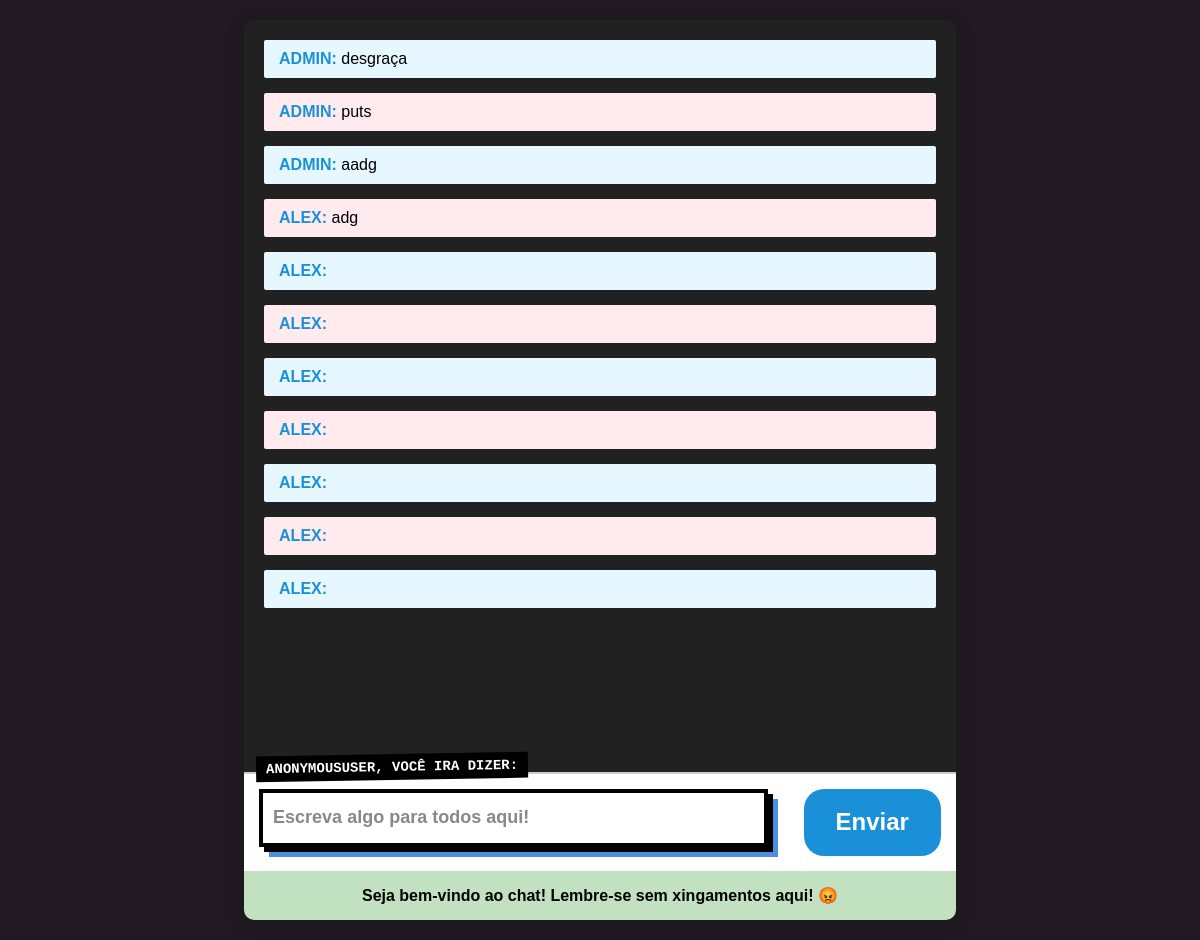
The app's page /chat/, older data.
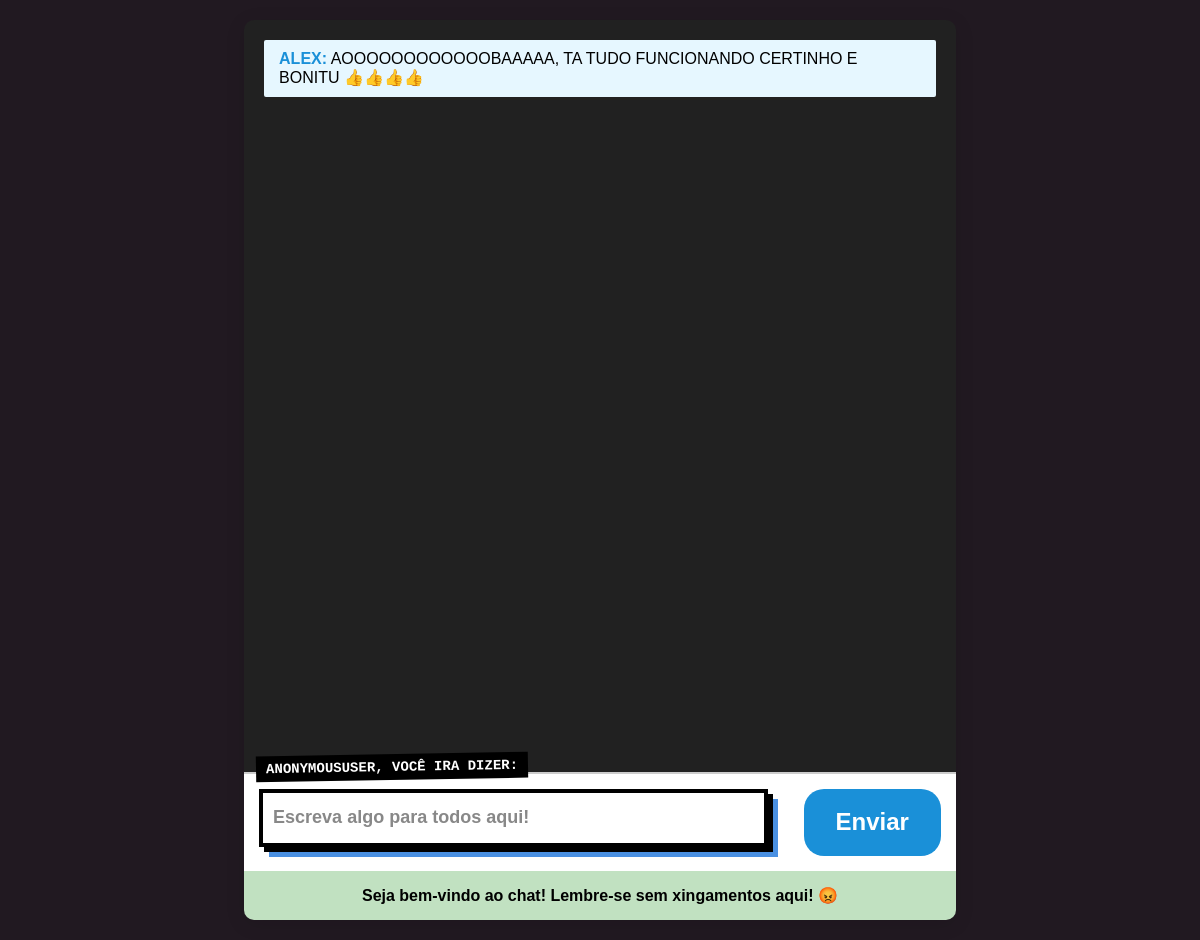
The same page, newer data.
### chat/models.py (models this page shows, shortened)
class Message(models.Model):
    content = models.TextField()
    created_at = models.DateTimeField(auto_now_add=True )
    user = models.ForeignKey(User, on_delete=models.CASCADE)  # Adicione este campo
    class Meta:
        ordering = ['created_at']  # Ordenação em ordem crescente (ASC)

### chat/views.py (the view)
# urls.py: path('', views.index, name='index'),
def index(request):
    messages = Message.objects.all().order_by('created_at')
    return render(request, 'chat/index.html', {'messages': messages})

### chat/templates/chat/index.html (shortened to what this page needs)
<!DOCTYPE html>
<html lang="pt-BR">
<head>
    <link rel="stylesheet" href="">
</head>
<body>
    <div id="geral">
        <div id="chat">
            {% for message in messages %}
            <div class="message">
                <strong>{{ message.user.username|upper }}:</strong> {{ message.content }}
            </div>
            {% endfor %}
        </div>
        <div id="barra-input">
            <div class="brutalist-container">
                <input placeholder="Escreva algo para todos aqui!" class="brutalist-input smooth-type" type="text"
                    id="message" />
                <label class="brutalist-label">{{ user|upper }}, VOCÊ IRA DIZER:</label>
            </div>
            <button id='botao' onclick="sendMessage()" class="btn">Enviar</button>
        </div>
        <div id="user">Seja bem-vindo ao chat! Lembre-se sem xingamentos aqui! &#128545;</div>
    </div>
</body>
</html>

### chat/templates/chat/index.html (style rules this page uses)
body { font-family: "Silkscreen", sans-serif; background-color: #211921; }
#geral { width: 100%; max-width: 80ch; margin: 20px auto; border-radius: 10px; overflow: hidden; box-shadow: 0 4px 20px rgba(0, 0, 0, 0.1); }
#chat { flex-grow: 1; padding: 20px; background-color: #212121; overflow-y: auto; height: 80ch; }
.message { margin-bottom: 15px; padding: 10px 15px; border-radius: 2px; position: relative; }
.message strong { color: #1a90d8; }
.message:nth-child(odd) { background-color: #e6f7ff; }
#user { padding: 15px; background-color: #c1e1c1; text-align: center; font-weight: bold; }
#barra-input { display: flex; padding: 15px; background-color: #ffffff; border-top: 2px solid #ccc; }
#barra-input button { width: auto; height: 5ch; margin-left: 10px; border: none; border-radius: 20px; background-color: #1a90d8; color: white; font-size: 24px; cursor: pointer; display: flex; align-items: center; justify-content: center; transition: background-color 0.5s; }
.brutalist-container { position: relative; width: 80%; font-family: monospace; }
.brutalist-input { width: 90%; height: 30px; padding: 10px; font-size: 18px; font-weight: bold; color: #000; background-color: #fff; border: 4px solid #000; position: relative; overflow: hidden; border-radius: 0; outline: none; transition: all 0.3s cubic-bezier(0.25, 0.8, 0.25, 1); box-shadow: 5px 5px 0 #000, 10px 10px 0 #4a90e2; }
.brutalist-label { position: absolute; left: -3px; top: -35px; font-size: 14px; font-weight: bold; color: #fff; background-color: #000; padding: 5px 10px; transform: rotate(-1deg); z-index: 1; transition: all 0.3s cubic-bezier(0.25, 0.8, 0.25, 1); }
.smooth-type { position: relative; overflow: hidden; }
.smooth-type::before { content: ""; position: absolute; top: 0; right: 0; bottom: 0; left: 0; background: linear-gradient(90deg, #fff 0%, rgba(255, 255, 255, 0) 100%); z-index: 1; opacity: 0; transition: opacity 0.3s ease; }
.brutalist-input::placeholder { color: #888; transition: color 0.3s ease; }
.btn { padding: 1rem 2rem; font-weight: 700; background: rgb(255, 255, 255); color: blueviolet; cursor: pointer; border-radius: 0.5rem; border-bottom: 2px solid blueviolet; border-right: 2px solid blueviolet; border-top: 2px solid white; border-left: 2px solid white; transition-duration: 1s; transition-property: border-top, border-left, border-bottom, border-right, box-shadow; }

Row changes from the older to the newer data that the page shows:
removed Message: user.username "ADMIN", content "desgraça"
removed Message: user.username "ADMIN", content "puts"
removed Message: user.username "ADMIN", content "aadg"
removed Message: user.username "ALEX", content "adg"
removed Message: user.username "ALEX"
removed Message: user.username "ALEX"
removed Message: user.username "ALEX"
removed Message: user.username "ALEX"
removed Message: user.username "ALEX"
removed Message: user.username "ALEX"
removed Message: user.username "ALEX"
added Message: user.username "ALEX", content "AOOOOOOOOOOOOBAAAAA, TA TUDO FUNCIONANDO CERTINHO E BONITU 👍👍👍👍"
